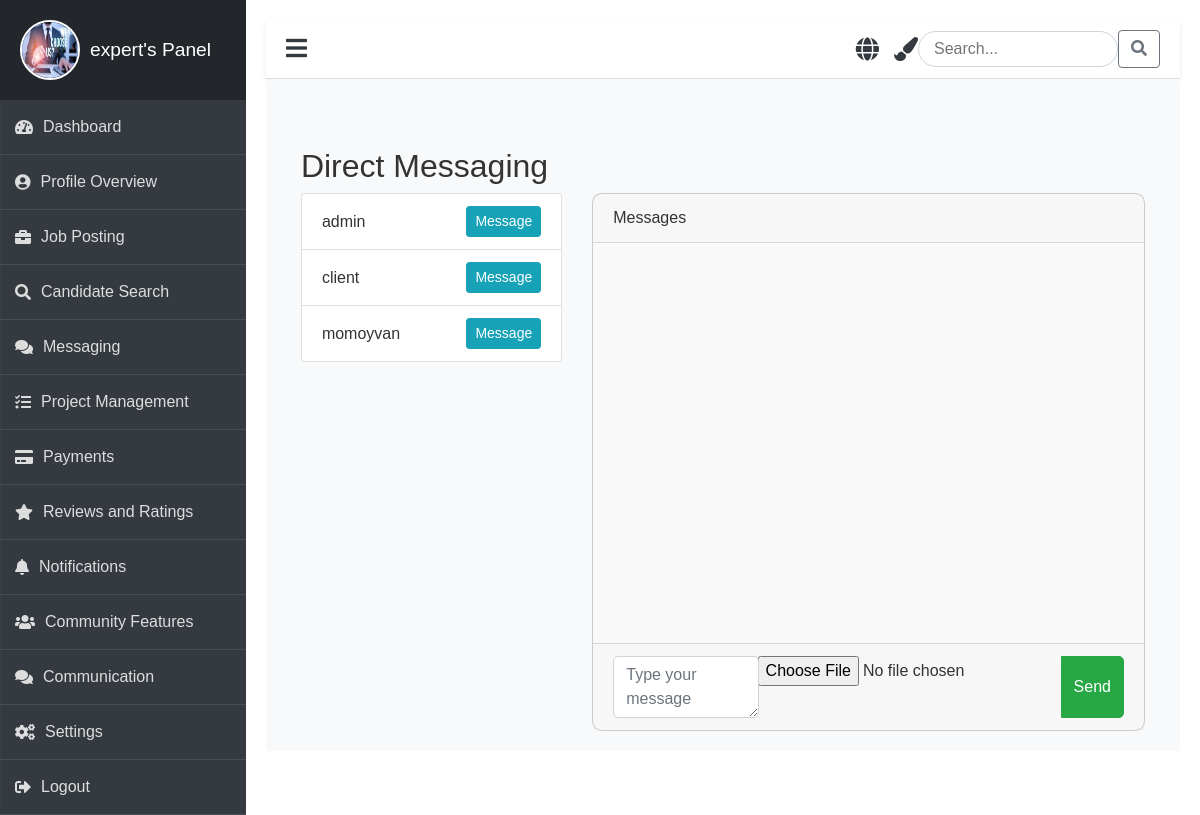
Page /messages/ (signed in) on the committed database.
### job/models.py (models this page shows)
class CustomUser(AbstractUser):
    ROLE_CHOICES = (
        ('admin', 'Admin'),
        ('expert', 'Expert'),
        ('client', 'Client'),
    )
    role = models.CharField(max_length=30, choices=ROLE_CHOICES, default='client')
    profile_picture = models.ImageField(upload_to='profile_pictures/', blank=True, null=True)
    phone = models.CharField(max_length=15, default='0000000000')  # Provide a default value
    address = models.TextField(null=True, blank=True)  # Temporarily allow null

### job/views.py (the view)
# urls.py: path('messages/', views.messaging, name='messaging_page'),
@login_required
def messaging(request):
    users = CustomUser.objects.exclude(id=request.user.id)  # Exclude the current user
    return render(request, 'panel/clients/discuss/messages.html', {'users': users})

### job/templates/panel/clients/discuss/messages.html (shortened to what this page needs)
{% extends 'panel/base/base_clients.html' %}
{% load static %}
{% block content %}
<link rel="stylesheet" href="{% static 'css/messaging.css' %}">
<div class="container mt-5">
    <h2>Direct Messaging</h2>
    <div class="row">
        <div class="col-md-4">
            <ul class="list-group">
                {% for user in users %}
                <li class="list-group-item d-flex justify-content-between align-items-center">
                    <span>{{ user.username }}</span>
                    <a href="#" class="btn btn-sm btn-info" onclick="loadMessages({{ user.id }})">Message</a>
                </li>
                {% endfor %}
            </ul>
        </div>
        <div class="col-md-8">
            <div id="message-area" class="card">
                <div class="card-header">Messages</div>
                <div class="card-body" id="messages-container" style="height: 400px; overflow-y: scroll;">
                </div>
                <div class="card-footer">
                    <form id="message-form" method="POST" enctype="multipart/form-data">
                        <div class="input-group">
                            <textarea class="form-control" id="message-input" placeholder="Type your message"></textarea>
                            <div class="input-group-append">
                                <input type="file" id="file-input" class="form-control-file" />
                                <button class="btn btn-success" id="send-message">Send</button>
                            </div>
                        </div>
                    </form>
                </div>
            </div>
        </div>
    </div>
</div>
{% endblock %}

### job/templates/panel/base/base_clients.html (shortened to what this page needs)
{% load static %}
<!DOCTYPE html>
<html lang="en">
<head>
    <link rel="stylesheet" href="https://stackpath.bootstrapcdn.com/bootstrap/4.5.2/css/bootstrap.min.css">
    <link rel="stylesheet" href="https://cdnjs.cloudflare.com/ajax/libs/font-awesome/5.15.3/css/all.min.css">
    <link rel="stylesheet" href="{% static 'css/clients.css' %}">
</head>
<body>
    <div class="dashboard">
        <div class="dashboard-nav">
            <header>
                <a href="{% url 'clients_panel' %}" class="brand-logo animate__animated animate__fadeInLeft">
                    {% if user.profile_picture %}
                        <img src="{{ user.profile_picture.url }}" alt="{{ user.username }}'s profile picture" class="profile-pic" />
                    {% else %}
                        <img src="{% static 'image/why.jpeg' %}" alt="Default Avatar" class="profile-pic" />
                    {% endif %}
                    <span>{{ user.username }}'s Panel</span>
                </a>
            </header>
            <nav class="dashboard-nav-list">
                <a href="{% url 'clients_panel' %}" class="dashboard-nav-item"><i class="fas fa-tachometer-alt"></i> Dashboard</a>
                <a href="{% url 'profile_view' %}" class="dashboard-nav-item"><i class="fas fa-user-circle"></i> Profile Overview</a>
                <a href="{% url 'create_job_post' %}" class="dashboard-nav-item"><i class="fas fa-briefcase"></i> Job Posting</a>
                <a href="{% url 'candidate_search' %}" class="dashboard-nav-item"><i class="fas fa-search"></i> Candidate Search</a>
                <a href="{% url 'messaging_page' %}" class="dashboard-nav-item"><i class="fas fa-comments"></i> Messaging</a>
                <a href="#" class="dashboard-nav-item"><i class="fas fa-tasks"></i> Project Management</a>
                <a href="#" class="dashboard-nav-item"><i class="fas fa-credit-card"></i> Payments</a>
                <a href="{% url 'expert_list' %}" class="dashboard-nav-item"><i class="fas fa-star"></i> Reviews and Ratings</a>
                <a href="#" class="dashboard-nav-item"><i class="fas fa-bell"></i> Notifications</a>
                <a href="#" class="dashboard-nav-item"><i class="fas fa-users"></i> Community Features</a>
                <a href="{% url 'communication_list' %}" class="dashboard-nav-item"><i class="fas fa-comments"></i> Communication</a>
                <a href="{% url 'setting' %}" class="dashboard-nav-item"><i class="fas fa-cogs"></i> Settings</a>
                <a href="{% url 'logout' %}" class="dashboard-nav-item"><i class="fas fa-sign-out-alt"></i> Logout</a>
            </nav>
        </div>
        <main class="dashboard-app">
            <header class="dashboard-toolbar">
                <a href="#!" class="menu-toggle"><i class="fas fa-bars"></i></a>
                <div class="header-icons">
                    <i class="fas fa-globe icon" title="Change Language" onclick="toggleLanguage()"></i>
                    <i class="fas fa-paint-brush icon" title="Change Theme" onclick="toggleTheme()"></i>
                    <div class="search-bar">
                        <input type="text" placeholder="Search..." aria-label="Search" />
                        <button class="btn btn-outline-secondary" type="button"><i class="fas fa-search"></i></button>
                    </div>
                </div>
            </header>
            <div class="dashboard-content">
                {% block content %}{% endblock %}
            </div>
        </main>
    </div>
</body>
</html>

### job/static/css/clients.css (style rules this page uses)
body { font-family: 'Arial', sans-serif; background-color: #f8f9fa; color: #333; margin: 0; padding: 0; overflow-x: hidden; }
.dashboard { display: flex; min-height: 100vh; }
.dashboard-nav { width: 250px; background-color: #343a40; color: #fff; transition: width 0.4s ease, opacity 0.4s ease; opacity: 1; }
.dashboard-nav header { padding: 20px; display: flex; align-items: center; justify-content: flex-start; background-color: #23272b; text-align: left; }
.dashboard-nav .profile-pic { width: 60px; height: 60px; border-radius: 50%; margin-right: 10px; border: 2px solid #fff; }
.dashboard-nav .brand-logo { display: flex; align-items: center; font-size: 1.2rem; color: #fff; text-decoration: none; }
.dashboard-nav .brand-logo span { transition: opacity 0.4s ease; }
.dashboard-nav .dashboard-nav-list { padding: 0; margin: 0; list-style: none; }
.dashboard-nav-item { display: flex; align-items: center; padding: 15px; font-size: 1rem; color: #ddd; text-decoration: none; border-bottom: 1px solid #454d55; transition: background-color 0.3s ease; }
.dashboard-nav-item i { margin-right: 10px; }
.dashboard-app { flex-grow: 1; background-color: #fff; padding: 20px; transition: margin-left 0.4s ease; }
.dashboard-toolbar { display: flex; justify-content: space-between; align-items: center; padding: 10px 20px; background-color: #fff; border-bottom: 1px solid #ddd; box-shadow: 0 2px 4px rgba(0, 0, 0, 0.1); }
.dashboard-toolbar .menu-toggle { font-size: 1.5rem; cursor: pointer; color: #343a40; }
.header-icons .icon { margin-left: 15px; font-size: 1.3rem; color: #343a40; transition: color 0.3s ease; }
.search-bar input { width: 200px; border-radius: 20px; border: 1px solid #ced4da; padding: 5px 15px; transition: width 0.3s ease; }
.dashboard-content { padding: 20px; background-color: #f8f9fa; }
.dashboard-nav .brand-logo { animation: slideIn 1s ease-in-out; }
.dashboard-nav-item { position: relative; overflow: hidden; }
.dashboard-nav-item::before { content: ''; position: absolute; top: 0; left: 0; width: 100%; height: 100%; background-color: rgba(255, 255, 255, 0.2); transform: translateX(-100%); transition: transform 0.5s ease; }
.dashboard-app { animation: fadeIn 1s ease-in-out; }

### job/static/css/messaging.css (style rules this page uses)
#message-area { border: 1px solid #ccc; border-radius: 10px; }
#messages-container { background-color: #f9f9f9; padding: 10px; }
#message-input { border-radius: 5px; }
.input-group-append .btn-success { border-radius: 5px; }

### job/templates/panel/base/base_clients.html (style rules this page uses)
.profile-pic { width: 50px; height: 50px; border-radius: 50%; margin-right: 10px; }
.header-icons { display: flex; align-items: center; }
.header-icons .icon { margin-left: 15px; cursor: pointer; font-size: 1.5rem; }
.search-bar { margin-left: auto; display: flex; align-items: center; }
.search-bar input { border-radius: 20px; border: 1px solid #ced4da; padding: 5px 15px; width: 200px; }

### rows in the picture
CustomUser: username "expert"
CustomUser: username "admin"
CustomUser: username "client"
CustomUser: username "momoyvan"
